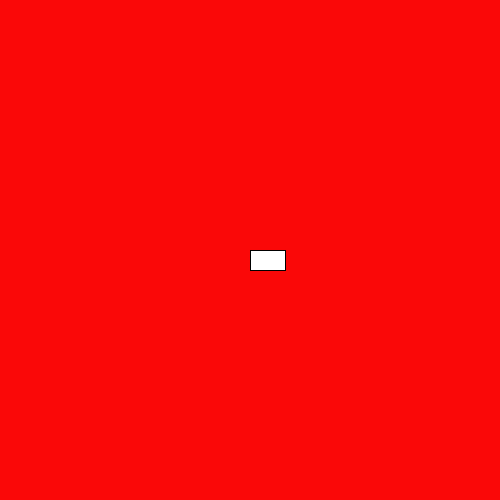
Frame 1 (no input)
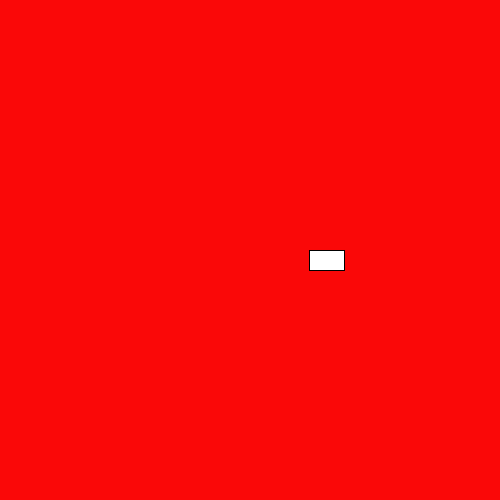
Frame 60 (the mouse pressed at the canvas centre just before this capture)
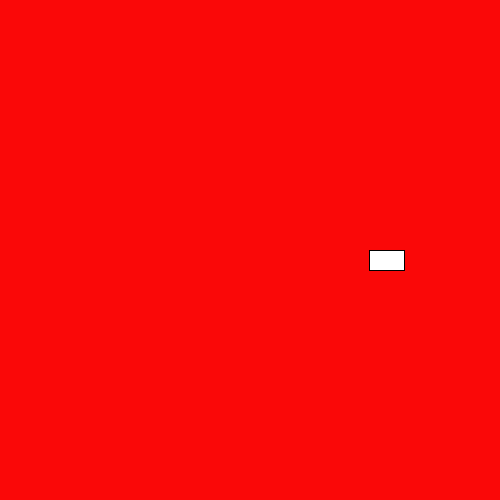
Frame 120 (the mouse held since frame 60 and released just before this capture)

The Processing sketch that drew these frames (run headless with seeded random() and noise(); from frame 60 on, the mouse is pressed at the canvas centre):

// Processing sketch: speedcar
// ── speedcar.pde
int x=250;
int y=250;
int s=10;
void setup(){
  
  size(500,500);
  
  
  
  
}
void draw() {
  background(250,8,8);
  rect(x,y,35,20);
  x++;
  if(x>500){
   x= x-s;
  }
  
 
}
